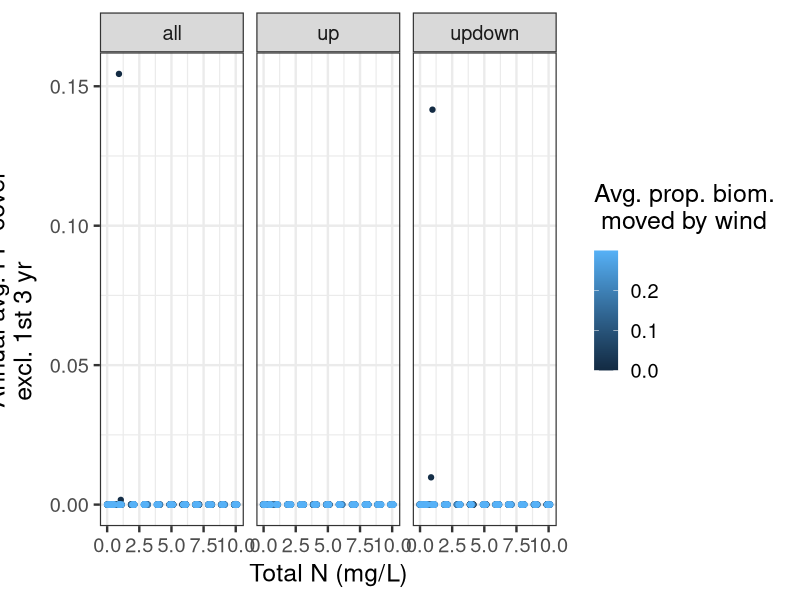
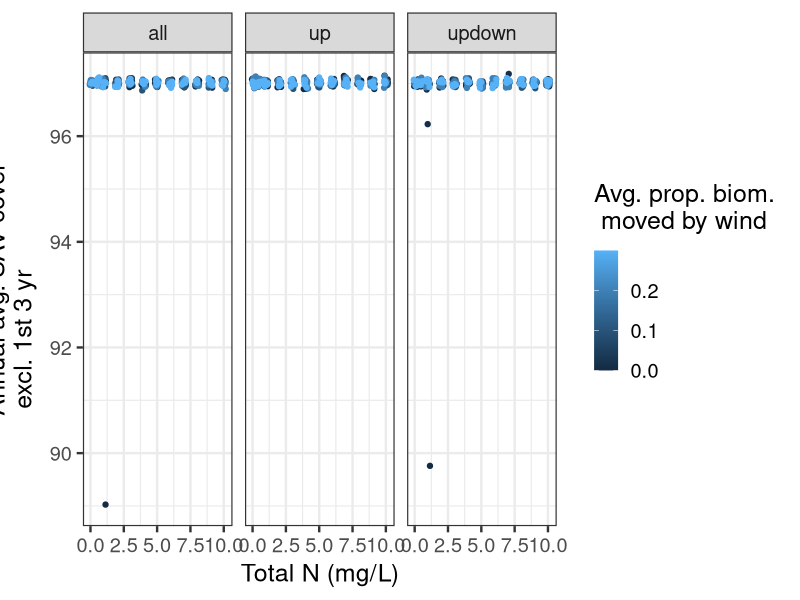

The R script that drew these images, in order: (Note: this script raises an error after producing the figures.)
#########################################################
# Summarize results from multiple simulations           # 
#                                                       #
# By: Michael J. McCann                                 #
# Created: 3/19/2014                                    #
# Updated: 6/19/2014                                    #
######################################################### 

library(ggplot2)
library(gridExtra)

data <- read.csv("output14.csv") # imports parameter  values for all simulations 
head(data)

# If I have multiple simulations @ the same parameter values, 
# I may want to get summary values - e.g., means, variances - & plot those instead
# use package plyr 

# Y = average average FP cover for all years (except for first three)
FP_plot <- ggplot(data, aes(x=TOTALN,y=avg_avg_FPcover,colour=wind_avg)) 
FP_plot <- FP_plot + geom_point(position="jitter")
FP_plot <- FP_plot + facet_grid(. ~ wind_direction)
FP_plot <- FP_plot + xlab("Total N (mg/L)")
FP_plot <- FP_plot + ylab(expression(paste("Annual avg. FP cover\n excl. 1st 3 yr")))
FP_plot <- FP_plot + labs(colour=expression(paste("Avg. prop. biom.\n moved by wind")))
FP_plot <- FP_plot + theme_bw(base_size=18)
FP_plot

SAV_plot <- ggplot(data, aes(x=TOTALN,y=avg_avg_SAVcover,colour=wind_avg)) 
SAV_plot <- SAV_plot + geom_point(position="jitter")
SAV_plot <- SAV_plot + facet_grid(. ~ wind_direction)
SAV_plot <- SAV_plot + xlab("Total N (mg/L)")
SAV_plot <- SAV_plot + ylab(expression(paste("Annual avg. SAV cover\n excl. 1st 3 yr")))
SAV_plot <- SAV_plot + labs(colour=expression(paste("Avg. prop. biom.\n moved by wind")))
SAV_plot <- SAV_plot + theme_bw(base_size=18)
SAV_plot

combined_plot <- grid.arrange(FP_plot, SAV_plot,ncol=1, main=NULL,sub=NULL)
combined_plot <- arrangeGrob(FP_plot, SAV_plot,ncol=1, main=NULL,sub=NULL)
ggsave(file="output14 - FP&SAV - with  wind - constant NtoP.pdf",combined_plot, height=12,width=12)

